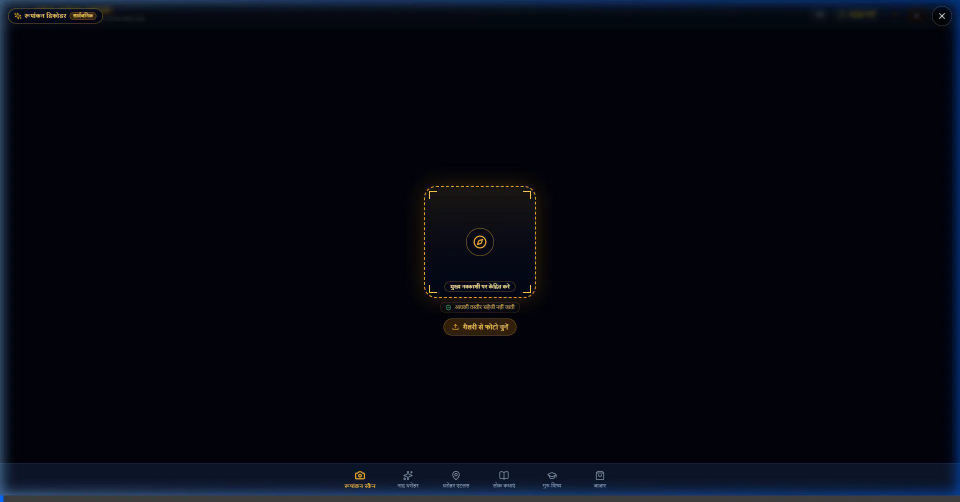
#> input picture recordings/scene_one_walkthrough_1790947850133.webp, 1920 x 1003 px, found by its file name (shown at 1/2 size)
$ python convert_recordings_to_mp4.py
#> lines starting #> are read from the running program, lines starting #| are printed output that depends on the picture
"""
Convert ShilpSetu scene recordings (.webp) into universally shareable H.264 .mp4 video files,
and generate a stitched Master Demo Video.
"""

import os
import glob
import cv2
import numpy as np
from PIL import Image, ImageSequence

SCENES = [
    {
        "id": 1,
        "src": "recordings/scene_one_walkthrough_1790947850133.webp",
        "dest": "recordings/Scene_1_The_Problem_and_Vision.mp4",
        "title": "Scene 1: The Problem & Vision (0:00 - 0:35)",
    },
    {
        "id": 2,
        "src": "recordings/scene_two_walkthrough_1790948286116.webp",
        "dest": "recordings/Scene_2_Cultural_Genome_Map.mp4",
        "title": "Scene 2: Cultural Genome Map (0:35 - 1:15)",
    },
    {
        "id": 3,
        "src": "recordings/scene_three_walkthrough_1790948617495.webp",
        "dest": "recordings/Scene_3_Naad_Virasat_Audio_DSP.mp4",
        "title": "Scene 3: Naad-Virasat Audio DSP (1:15 - 1:55)",
    },
    {
        "id": 4,
        "src": "recordings/scene_four_walkthrough_1790950051226.webp",
        "dest": "recordings/Scene_4_Motif_Decoder_and_Student_Lens.mp4",
        "title": "Scene 4: Cultural Motif Decoder & Student Lens (1:55 - 2:30)",
    },
    {
        "id": 5,
        "src": "recordings/scene_five_walkthrough_1790952173028.webp",
        "dest": "recordings/Scene_5_Artisan_Economic_Engine.mp4",
        "title": "Scene 5: Artisan Economic Engine (2:30 - 3:05)",
    },
    {
        "id": 6,
        "src": "recordings/scene_six_walkthrough_1790952693111.webp",
        "dest": "recordings/Scene_6_Digital_GI_Passport_and_Conclusion.mp4",
        "title": "Scene 6: Sovereign Passport & Conclusion (3:05 - 3:30)",
    },
]

MASTER_DEST = "recordings/ShilpSetu_Full_Demo_All_Scenes.mp4"
MASTER_W, MASTER_H = 1920, 1080
FPS = 10.0

def pad_or_fit(frame_bgr, target_w=MASTER_W, target_h=MASTER_H):
    """Letterbox/pillarbox frame into target resolution maintaining aspect ratio."""
    h, w = frame_bgr.shape[:2]
    scale = min(target_w / w, target_h / h)
    new_w, new_h = int(w * scale), int(h * scale)
    # Ensure even
    new_w = new_w if new_w % 2 == 0 else new_w - 1
    new_h = new_h if new_h % 2 == 0 else new_h - 1

    resized = cv2.resize(frame_bgr, (new_w, new_h), interpolation=cv2.INTER_AREA)
    canvas = np.zeros((target_h, target_w, 3), dtype=np.uint8)

    x_offset = (target_w - new_w) // 2
    y_offset = (target_h - new_h) // 2
    canvas[y_offset:y_offset + new_h, x_offset:x_offset + new_w] = resized
    return canvas

def convert_single_scene(scene_info, master_writer=None):
    src = scene_info["src"]
    dest = scene_info["dest"]
    print(f"--- Converting {scene_info['title']} ---")

    im = Image.open(src)
#> im is the input picture: PIL image 1920x1003 RGBA; mean R, G, B, A 4.6, 6.9, 16.5, 255
    orig_w, orig_h = im.size
#> orig_w = 1920; orig_h = 1003
    # Ensure native even dimensions for individual scene MP4
    pad_w = orig_w if orig_w % 2 == 0 else orig_w + 1
#> pad_w = 1920
    pad_h = orig_h if orig_h % 2 == 0 else orig_h + 1
#> pad_h = 1004

    fourcc = cv2.VideoWriter_fourcc(*'avc1')
    writer = cv2.VideoWriter(dest, fourcc, FPS, (pad_w, pad_h))
    if not writer.isOpened():
        # Fallback to mp4v if avc1 fails
        fourcc = cv2.VideoWriter_fourcc(*'mp4v')
        writer = cv2.VideoWriter(dest, fourcc, FPS, (pad_w, pad_h))

    total_frames = getattr(im, 'n_frames', 1)
#> total_frames = 253
    for idx in range(total_frames):
        im.seek(idx)
        rgb = im.convert('RGB')
        arr = np.array(rgb)

        # Native pad for single scene
        if pad_w != orig_w or pad_h != orig_h:
            arr = cv2.copyMakeBorder(arr, 0, pad_h - orig_h, 0, pad_w - orig_w, cv2.BORDER_CONSTANT, value=[0, 0, 0])
        bgr = cv2.cvtColor(arr, cv2.COLOR_RGB2BGR)
        writer.write(bgr)

        # Write to master if provided
        if master_writer is not None:
            master_frame = pad_or_fit(bgr, MASTER_W, MASTER_H)
            master_writer.write(master_frame)

        if (idx + 1) % 50 == 0 or idx == total_frames - 1:
            print(f"  Frame {idx + 1}/{total_frames} processed")
#> this loop made 253 passes
#|   Frame 50/253 processed
#|   Frame 100/253 processed
#> (further printed lines are left out)
#> pass 1, in convert_single_scene, `master_frame = pad_or_fit(bgr, MASTER_W, MASTER_H)`:
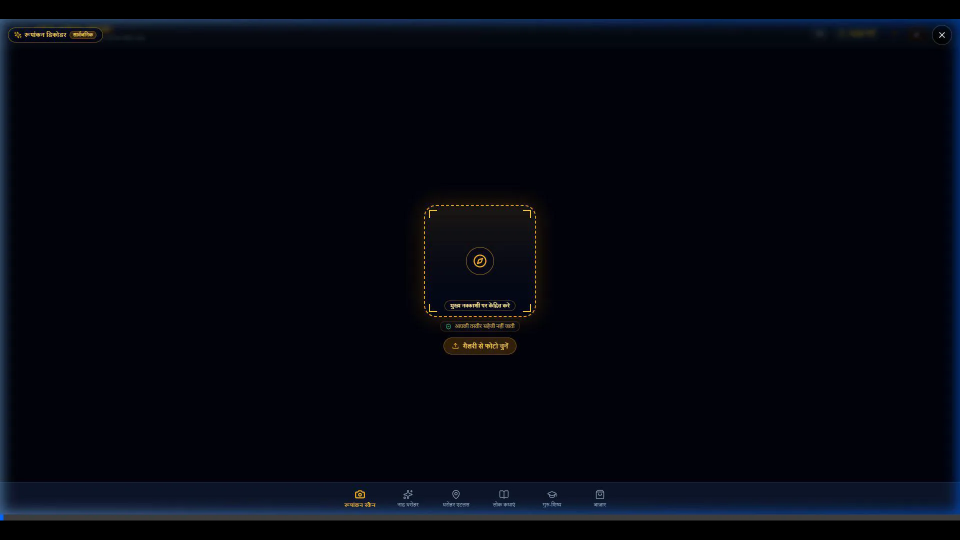
#> master_frame: shape (1080, 1920, 3) (shown at 1/2 size); mean B, G, R 15.3, 6.4, 4.2
#> after the loop:
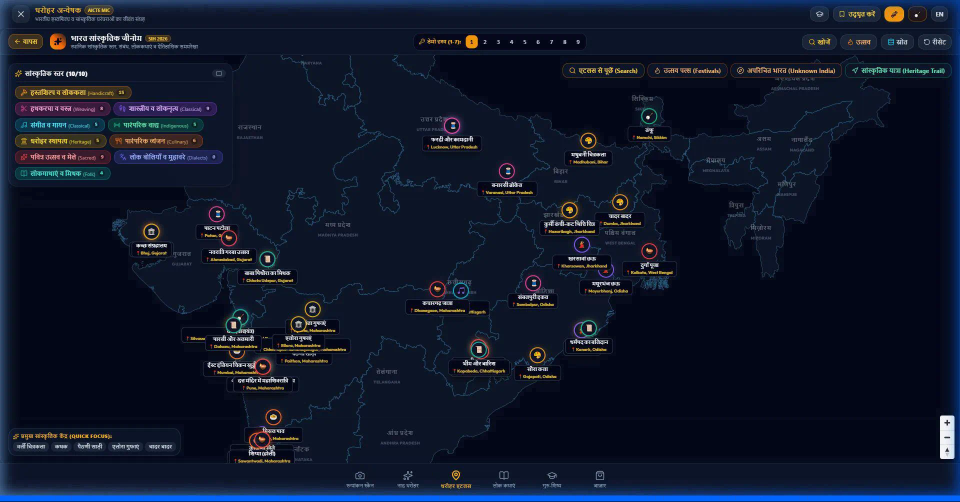
#> arr: shape (1004, 1920, 3) (shown at 1/2 size); mean R, G, B 15.5, 23.2, 42.4
#> after the loop:
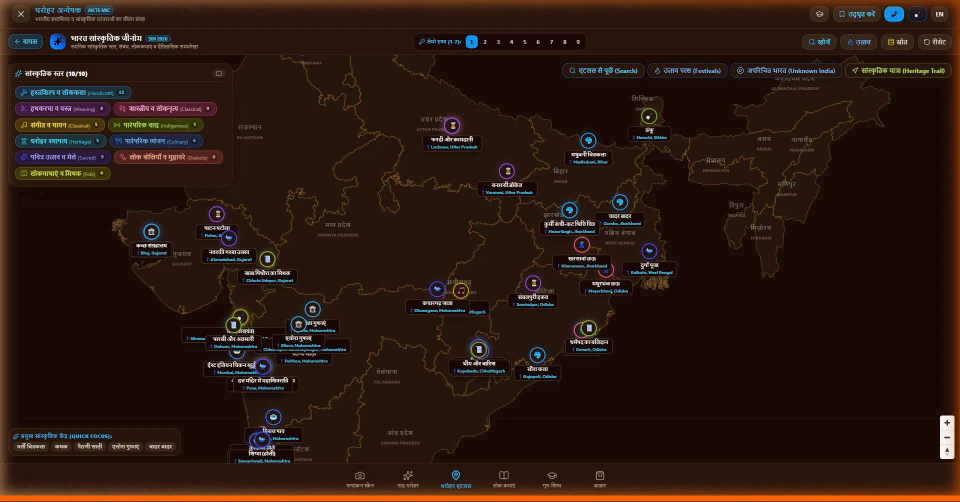
#> bgr: shape (1004, 1920, 3) (shown at 1/2 size); mean R, G, B 42.4, 23.2, 15.5
#> after the loop:
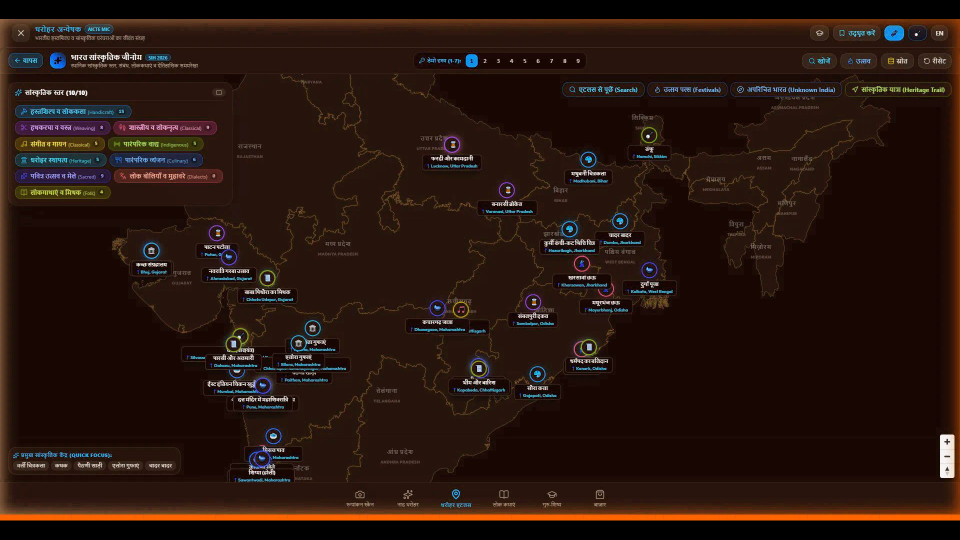
#> master_frame: shape (1080, 1920, 3) (shown at 1/2 size); mean R, G, B 39.4, 21.5, 14.4

    writer.release()
#> (the run stopped early here; a loop or call above may not have finished)
